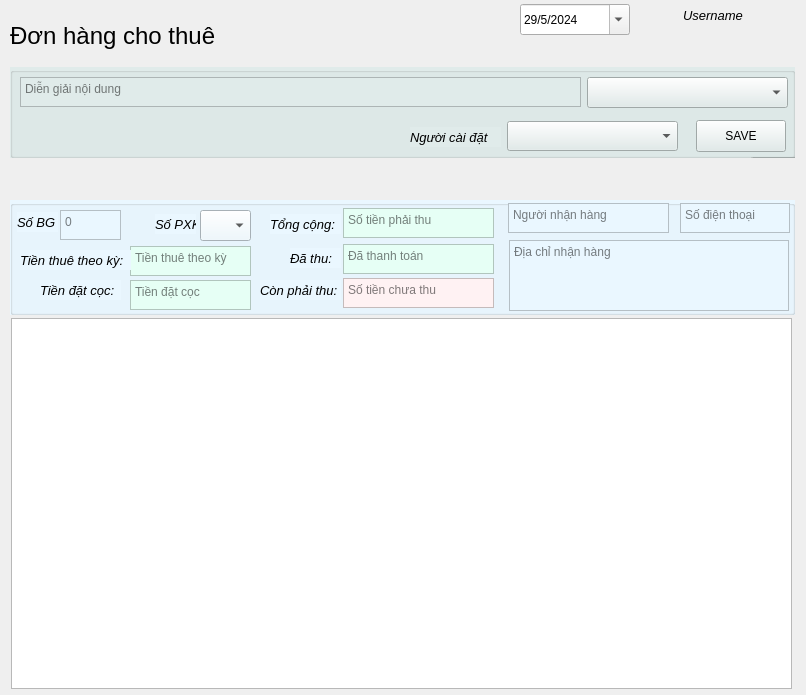
<?xml version="1.0" encoding="UTF-8"?>
<ui version="4.0">
 <class>xuat_kho_thue</class>
 <widget class="QMainWindow" name="xuat_kho_thue">
  <property name="geometry">
   <rect>
    <x>0</x>
    <y>0</y>
    <width>806</width>
    <height>695</height>
   </rect>
  </property>
  <property name="windowTitle">
   <string>MainWindow</string>
  </property>
  <widget class="QWidget" name="centralwidget">
   <widget class="QLabel" name="label_user">
    <property name="geometry">
     <rect>
      <x>683</x>
      <y>5</y>
      <width>111</width>
      <height>20</height>
     </rect>
    </property>
    <property name="font">
     <font>
      <pointsize>10</pointsize>
      <italic>true</italic>
     </font>
    </property>
    <property name="text">
     <string>Username</string>
    </property>
   </widget>
   <widget class="QDateEdit" name="dateEdit">
    <property name="geometry">
     <rect>
      <x>520</x>
      <y>4</y>
      <width>110</width>
      <height>31</height>
     </rect>
    </property>
    <property name="dateTime">
     <datetime>
      <hour>0</hour>
      <minute>0</minute>
      <second>0</second>
      <year>2024</year>
      <month>5</month>
      <day>29</day>
     </datetime>
    </property>
    <property name="maximumDateTime">
     <datetime>
      <hour>23</hour>
      <minute>59</minute>
      <second>59</second>
      <year>2026</year>
      <month>12</month>
      <day>31</day>
     </datetime>
    </property>
    <property name="minimumDateTime">
     <datetime>
      <hour>0</hour>
      <minute>0</minute>
      <second>0</second>
      <year>2024</year>
      <month>5</month>
      <day>14</day>
     </datetime>
    </property>
    <property name="minimumDate">
     <date>
      <year>2024</year>
      <month>5</month>
      <day>14</day>
     </date>
    </property>
    <property name="displayFormat">
     <string>d/M/yyyy</string>
    </property>
    <property name="calendarPopup">
     <bool>true</bool>
    </property>
    <property name="date">
     <date>
      <year>2024</year>
      <month>5</month>
      <day>29</day>
     </date>
    </property>
   </widget>
   <widget class="QLabel" name="label">
    <property name="geometry">
     <rect>
      <x>10</x>
      <y>20</y>
      <width>301</width>
      <height>31</height>
     </rect>
    </property>
    <property name="font">
     <font>
      <pointsize>18</pointsize>
     </font>
    </property>
    <property name="text">
     <string>Đơn hàng cho thuê</string>
    </property>
   </widget>
   <widget class="QTableWidget" name="tableWidget">
    <property name="geometry">
     <rect>
      <x>11</x>
      <y>318</y>
      <width>781</width>
      <height>371</height>
     </rect>
    </property>
   </widget>
   <widget class="QGroupBox" name="group_timkiem">
    <property name="geometry">
     <rect>
      <x>10</x>
      <y>67</y>
      <width>785</width>
      <height>91</height>
     </rect>
    </property>
    <property name="styleSheet">
     <string notr="true">background-color: rgb(224, 235, 234);</string>
    </property>
    <property name="title">
     <string/>
    </property>
    <widget class="QPushButton" name="but_save_phieu_xuat">
     <property name="geometry">
      <rect>
       <x>686</x>
       <y>53</y>
       <width>90</width>
       <height>32</height>
      </rect>
     </property>
     <property name="text">
      <string>SAVE</string>
     </property>
    </widget>
    <widget class="QComboBox" name="combo_kho">
     <property name="geometry">
      <rect>
       <x>577</x>
       <y>10</y>
       <width>201</width>
       <height>31</height>
      </rect>
     </property>
    </widget>
    <widget class="QPushButton" name="but_tonkho_2">
     <property name="geometry">
      <rect>
       <x>740</x>
       <y>90</y>
       <width>128</width>
       <height>32</height>
      </rect>
     </property>
     <property name="text">
      <string>Xem tồn kho</string>
     </property>
    </widget>
    <widget class="QTextEdit" name="text_noi_dung_xuat">
     <property name="geometry">
      <rect>
       <x>10</x>
       <y>10</y>
       <width>561</width>
       <height>30</height>
      </rect>
     </property>
     <property name="placeholderText">
      <string>Diễn giải nội dung</string>
     </property>
    </widget>
    <widget class="QLabel" name="label_user_4">
     <property name="geometry">
      <rect>
       <x>400</x>
       <y>60</y>
       <width>91</width>
       <height>20</height>
      </rect>
     </property>
     <property name="font">
      <font>
       <pointsize>10</pointsize>
       <italic>true</italic>
      </font>
     </property>
     <property name="text">
      <string>Người cài đặt</string>
     </property>
    </widget>
    <widget class="QComboBox" name="combo_nguoi_thuc_hien">
     <property name="geometry">
      <rect>
       <x>497</x>
       <y>54</y>
       <width>171</width>
       <height>30</height>
      </rect>
     </property>
    </widget>
   </widget>
   <widget class="QGroupBox" name="group_xuatkho">
    <property name="geometry">
     <rect>
      <x>10</x>
      <y>200</y>
      <width>785</width>
      <height>115</height>
     </rect>
    </property>
    <property name="styleSheet">
     <string notr="true">background-color: rgb(234, 247, 255);</string>
    </property>
    <property name="title">
     <string/>
    </property>
    <widget class="QTextEdit" name="text_nguoi_nhan_hang">
     <property name="geometry">
      <rect>
       <x>498</x>
       <y>3</y>
       <width>161</width>
       <height>30</height>
      </rect>
     </property>
     <property name="placeholderText">
      <string>Người nhận hàng</string>
     </property>
    </widget>
    <widget class="QTextEdit" name="text_sdt">
     <property name="geometry">
      <rect>
       <x>670</x>
       <y>3</y>
       <width>110</width>
       <height>30</height>
      </rect>
     </property>
     <property name="inputMethodHints">
      <set>Qt::ImhDigitsOnly</set>
     </property>
     <property name="placeholderText">
      <string>Số điện thoại</string>
     </property>
    </widget>
    <widget class="QTextEdit" name="text_tong_cong">
     <property name="geometry">
      <rect>
       <x>333</x>
       <y>8</y>
       <width>151</width>
       <height>30</height>
      </rect>
     </property>
     <property name="styleSheet">
      <string notr="true">background-color: rgb(230, 255, 245)</string>
     </property>
     <property name="readOnly">
      <bool>true</bool>
     </property>
     <property name="placeholderText">
      <string>Số tiền phải thu</string>
     </property>
    </widget>
    <widget class="QTextEdit" name="text_so_bg">
     <property name="geometry">
      <rect>
       <x>50</x>
       <y>10</y>
       <width>61</width>
       <height>30</height>
      </rect>
     </property>
     <property name="placeholderText">
      <string>0</string>
     </property>
    </widget>
    <widget class="QLabel" name="label_user_3">
     <property name="geometry">
      <rect>
       <x>7</x>
       <y>12</y>
       <width>41</width>
       <height>20</height>
      </rect>
     </property>
     <property name="font">
      <font>
       <pointsize>10</pointsize>
       <italic>true</italic>
      </font>
     </property>
     <property name="text">
      <string>Số BG</string>
     </property>
    </widget>
    <widget class="QTextEdit" name="text_dia_chi">
     <property name="geometry">
      <rect>
       <x>499</x>
       <y>40</y>
       <width>280</width>
       <height>71</height>
      </rect>
     </property>
     <property name="layoutDirection">
      <enum>Qt::RightToLeft</enum>
     </property>
     <property name="placeholderText">
      <string>Địa chỉ nhận hàng</string>
     </property>
    </widget>
    <widget class="QTextEdit" name="text_da_thanhtoan">
     <property name="geometry">
      <rect>
       <x>333</x>
       <y>44</y>
       <width>151</width>
       <height>30</height>
      </rect>
     </property>
     <property name="styleSheet">
      <string notr="true">background-color: rgb(230, 255, 245)</string>
     </property>
     <property name="readOnly">
      <bool>true</bool>
     </property>
     <property name="placeholderText">
      <string>Đã thanh toán</string>
     </property>
    </widget>
    <widget class="QTextEdit" name="text_phai_thu">
     <property name="geometry">
      <rect>
       <x>333</x>
       <y>78</y>
       <width>151</width>
       <height>30</height>
      </rect>
     </property>
     <property name="styleSheet">
      <string notr="true">background-color: rgb(255, 242, 243);</string>
     </property>
     <property name="readOnly">
      <bool>true</bool>
     </property>
     <property name="placeholderText">
      <string>Số tiền chưa thu</string>
     </property>
    </widget>
    <widget class="QTextEdit" name="text_thu_theo_ky">
     <property name="geometry">
      <rect>
       <x>120</x>
       <y>46</y>
       <width>121</width>
       <height>30</height>
      </rect>
     </property>
     <property name="styleSheet">
      <string notr="true">background-color: rgb(230, 255, 245)</string>
     </property>
     <property name="readOnly">
      <bool>true</bool>
     </property>
     <property name="placeholderText">
      <string>Tiền thuê theo kỳ</string>
     </property>
    </widget>
    <widget class="QTextEdit" name="text_dat_coc">
     <property name="geometry">
      <rect>
       <x>120</x>
       <y>80</y>
       <width>121</width>
       <height>30</height>
      </rect>
     </property>
     <property name="styleSheet">
      <string notr="true">background-color: rgb(230, 255, 245)</string>
     </property>
     <property name="readOnly">
      <bool>true</bool>
     </property>
     <property name="placeholderText">
      <string>Tiền đặt cọc</string>
     </property>
    </widget>
    <widget class="QLabel" name="label_user_5">
     <property name="geometry">
      <rect>
       <x>10</x>
       <y>50</y>
       <width>111</width>
       <height>20</height>
      </rect>
     </property>
     <property name="font">
      <font>
       <pointsize>10</pointsize>
       <italic>true</italic>
      </font>
     </property>
     <property name="text">
      <string>Tiền thuê theo kỳ:</string>
     </property>
    </widget>
    <widget class="QLabel" name="label_user_6">
     <property name="geometry">
      <rect>
       <x>30</x>
       <y>80</y>
       <width>81</width>
       <height>20</height>
      </rect>
     </property>
     <property name="font">
      <font>
       <pointsize>10</pointsize>
       <italic>true</italic>
      </font>
     </property>
     <property name="text">
      <string>Tiền đặt cọc:</string>
     </property>
    </widget>
    <widget class="QLabel" name="label_user_7">
     <property name="geometry">
      <rect>
       <x>260</x>
       <y>14</y>
       <width>71</width>
       <height>20</height>
      </rect>
     </property>
     <property name="font">
      <font>
       <pointsize>10</pointsize>
       <italic>true</italic>
      </font>
     </property>
     <property name="text">
      <string>Tổng cộng:</string>
     </property>
    </widget>
    <widget class="QLabel" name="label_user_8">
     <property name="geometry">
      <rect>
       <x>280</x>
       <y>48</y>
       <width>51</width>
       <height>20</height>
      </rect>
     </property>
     <property name="font">
      <font>
       <pointsize>10</pointsize>
       <italic>true</italic>
      </font>
     </property>
     <property name="text">
      <string>Đã thu:</string>
     </property>
    </widget>
    <widget class="QLabel" name="label_user_9">
     <property name="geometry">
      <rect>
       <x>250</x>
       <y>80</y>
       <width>81</width>
       <height>20</height>
      </rect>
     </property>
     <property name="font">
      <font>
       <pointsize>10</pointsize>
       <italic>true</italic>
      </font>
     </property>
     <property name="text">
      <string>Còn phải thu:</string>
     </property>
    </widget>
    <widget class="QComboBox" name="combo_sophieu">
     <property name="geometry">
      <rect>
       <x>190</x>
       <y>10</y>
       <width>51</width>
       <height>31</height>
      </rect>
     </property>
    </widget>
    <widget class="QLabel" name="label_user_10">
     <property name="geometry">
      <rect>
       <x>145</x>
       <y>14</y>
       <width>41</width>
       <height>20</height>
      </rect>
     </property>
     <property name="font">
      <font>
       <pointsize>10</pointsize>
       <italic>true</italic>
      </font>
     </property>
     <property name="text">
      <string>Số PXK</string>
     </property>
    </widget>
   </widget>
   <widget class="QLabel" name="label_noti">
    <property name="geometry">
     <rect>
      <x>10</x>
      <y>170</y>
      <width>781</width>
      <height>20</height>
     </rect>
    </property>
    <property name="font">
     <font>
      <pointsize>11</pointsize>
      <italic>true</italic>
      <bold>true</bold>
     </font>
    </property>
    <property name="text">
     <string/>
    </property>
   </widget>
   <zorder>group_timkiem</zorder>
   <zorder>label_user</zorder>
   <zorder>dateEdit</zorder>
   <zorder>label</zorder>
   <zorder>tableWidget</zorder>
   <zorder>group_xuatkho</zorder>
   <zorder>label_noti</zorder>
  </widget>
 </widget>
 <resources/>
 <connections/>
</ui>
